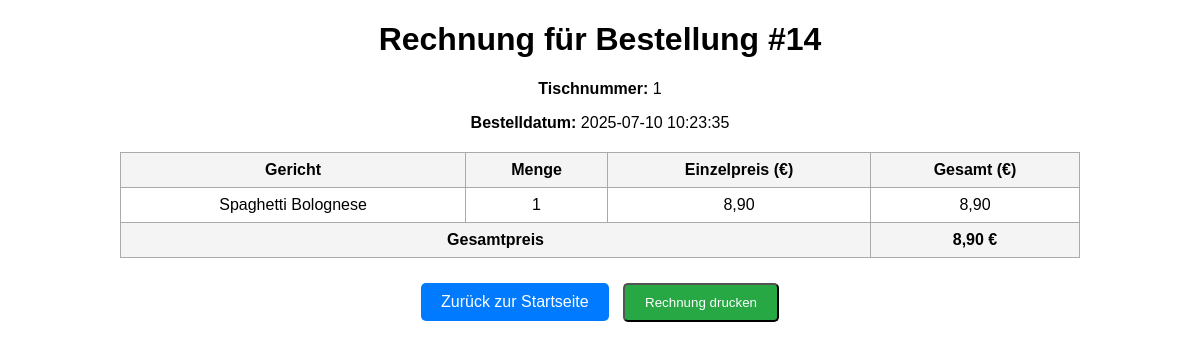
The page /bestellando/rechnung.php?id=14 on the database its author committed.
### tables this page shows
CREATE TABLE `bestellungen` (
  `id` int(11) NOT NULL,
  `tisch_nr` int(11) NOT NULL,
  `erstellt_am` datetime DEFAULT current_timestamp(),
  `status` enum('offen','in_bearbeitung','fertig') NOT NULL DEFAULT 'offen'
);

CREATE TABLE `bestellpositionen` (
  `id` int(11) NOT NULL,
  `bestellung_id` int(11) DEFAULT NULL,
  `speise_id` int(11) DEFAULT NULL,
  `menge` int(11) DEFAULT NULL
);

CREATE TABLE `speisekarte` (
  `id` int(11) NOT NULL,
  `gericht` varchar(100) NOT NULL,
  `preis` decimal(5,2) NOT NULL
);

### bestellando/rechnung.php (the view, shortened to what this page needs)
<?php
include 'includes/db.php';
$id = intval($_GET['id']);
$sql = "SELECT * FROM bestellungen WHERE id = $id";
$result = $conn->query($sql);
$bestellung = $result->fetch_assoc();
$posSql = "
    SELECT bp.menge, s.gericht, s.preis
    FROM bestellpositionen bp
    JOIN speisekarte s ON bp.speise_id = s.id
    WHERE bp.bestellung_id = $id
";
$posResult = $conn->query($posSql);
?>
<!DOCTYPE html>
<html lang="de">
<head>
</head>
<body>
<h1>Rechnung für Bestellung #<?= $id ?></h1>
<p><strong>Tischnummer:</strong> <?= htmlspecialchars($bestellung['tisch_nr']) ?></p>
<p><strong>Bestelldatum:</strong> <?= htmlspecialchars($bestellung['erstellt_am']) ?></p>
<table>
    <tr>
        <th>Gericht</th>
        <th>Menge</th>
        <th>Einzelpreis (€)</th>
        <th>Gesamt (€)</th>
    </tr>
    <?php
    $gesamt = 0;
    while ($pos = $posResult->fetch_assoc()):
        $preisGesamt = $pos['menge'] * $pos['preis'];
        $gesamt += $preisGesamt;
    ?>
    <tr>
        <td><?= htmlspecialchars($pos['gericht']) ?></td>
        <td><?= intval($pos['menge']) ?></td>
        <td><?= number_format($pos['preis'], 2, ',', '.') ?></td>
        <td><?= number_format($preisGesamt, 2, ',', '.') ?></td>
    </tr>
    <?php endwhile; ?>
    <tr>
        <th colspan="3">Gesamtpreis</th>
        <th><?= number_format($gesamt, 2, ',', '.') ?> €</th>
    </tr>
</table>
<div class="actions">
    <a href="index.php" class="btn">Zurück zur Startseite</a>
    <button onclick="window.print()" class="btn btn-print">Rechnung drucken</button>
</div>
</body>
</html>

### bestellando/rechnung.php (style rules this page uses)
body { font-family: Arial, sans-serif; width: 80%; margin: 20px auto; }
h1, p { text-align: center; }
table { border-collapse: collapse; width: 100%; margin: 20px 0; }
th, td { border: 1px solid #aaa; padding: 8px; text-align: center; }
th { background-color: #f4f4f4; }
.actions { text-align: center; margin-top: 20px; }
.btn { display: inline-block; padding: 10px 20px; margin: 5px; background-color: #007BFF; color: white; text-decoration: none; border-radius: 5px; }
.btn-print { background-color: #28a745; }

### rows shown on the page
bestellungen: tisch_nr "1", erstellt_am "2025-07-10 10:23:35"
bestellpositionen: speise.gericht "Spaghetti Bolognese", menge "1", speise.preis "8,90", menge.preis "8,90"

### other values the page prints
$id "14"
$gesamt "8,90"
